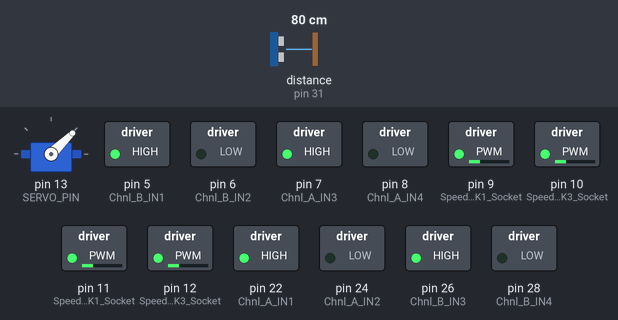
Bench run of a sketch on a simulated Arduino Mega 2560, built with avr-gcc and run on an emulated ATmega2560. Shown: servo, switched loads named in the sketch (green lamp = pin HIGH). The inputs (shaded band) are chosen by the test bench; at power-on: distance to the obstacle (sensor on pin 31) 80 cm. The echo pulse lasts 58.3 µs per cm.

Above: at 1.2 s.
1.3 s: distance to the obstacle (sensor on pin 31) set to 2 cm
At 3.2 s:
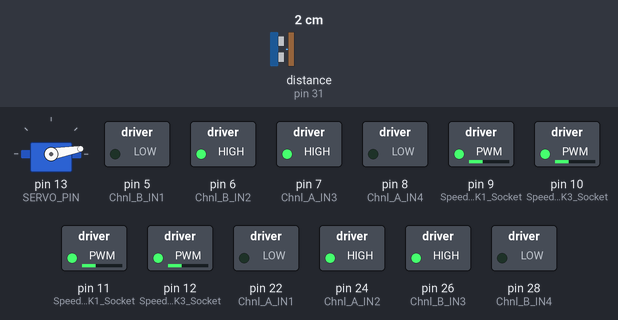
4.3 s: distance to the obstacle (sensor on pin 31) set to 18 cm
7.3 s: distance to the obstacle (sensor on pin 31) set to 22 cm
10.3 s: distance to the obstacle (sensor on pin 31) set to 4 cm
At 12.6 s:
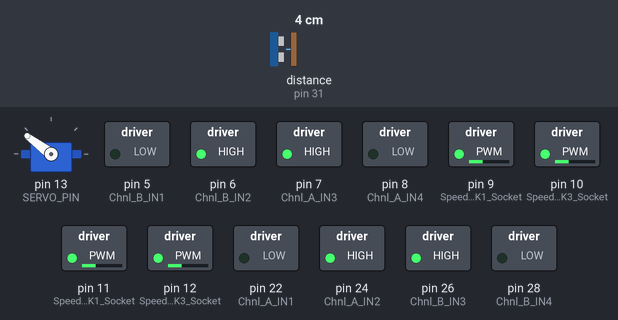
13.3 s: distance to the obstacle (sensor on pin 31) set to 35 cm
At 13.8 s:
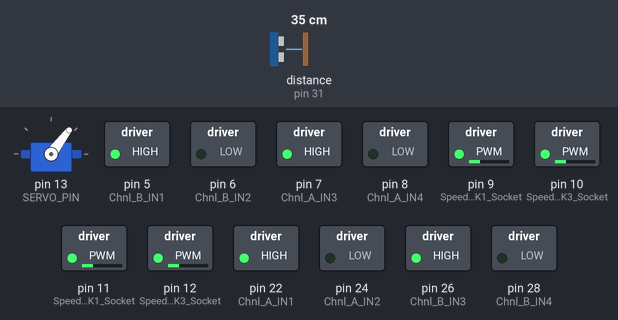
16.3 s: distance to the obstacle (sensor on pin 31) set to 9 cm
At 18.1 s:
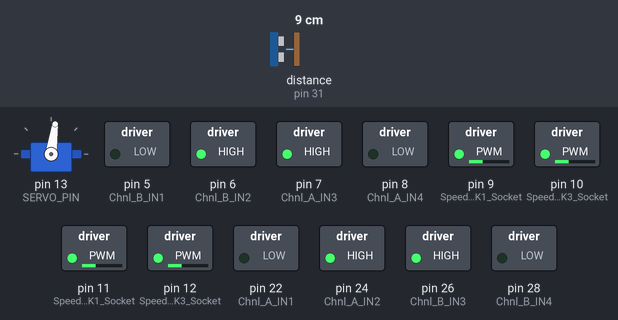
Timing chart, 0 to 24.6 s (numbered marks = the images above; inputs shaded):
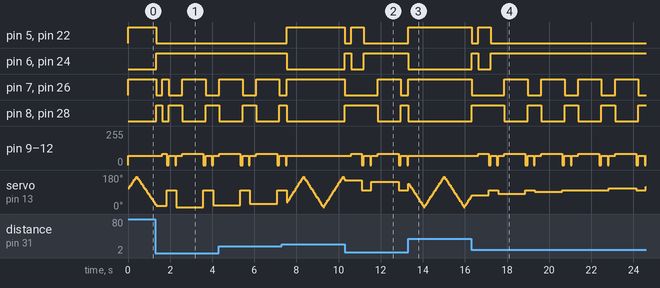

Measured:
- after the input at 1.3 s, pin 5 (Chnl_B_IN1): HIGH → LOW at once; pin 6 (Chnl_B_IN2): LOW → HIGH at once
- after the input at 7.3 s, pin 5 (Chnl_B_IN1), pin 22 (Chnl_A_IN1): LOW → HIGH after 0.24 s; pin 6 (Chnl_B_IN2), pin 24 (Chnl_A_IN2): HIGH → LOW after 0.24 s; pin 9 (Speed_AK1_Socket), pin 10 (Speed_BK3_Socket), pin 11 (Speed_BK1_Socket), pin 12 (Speed_AK3_Socket): goes on until 7.5 s, then stays 70/255
- after the input at 10.3 s, pin 5 (Chnl_B_IN1): HIGH → LOW at once, → HIGH 0.30 s later, → LOW 0.60 s later; pin 6 (Chnl_B_IN2): LOW → HIGH at once, → LOW 0.30 s later, → HIGH 0.60 s later
- after the input at 13.3 s, pin 5 (Chnl_B_IN1), pin 22 (Chnl_A_IN1): LOW → HIGH at once; pin 6 (Chnl_B_IN2), pin 24 (Chnl_A_IN2): HIGH → LOW at once; pin 9 (Speed_AK1_Socket), pin 10 (Speed_BK3_Socket), pin 11 (Speed_BK1_Socket), pin 12 (Speed_AK3_Socket): goes on until 13.3 s, then stays 70/255
- after the input at 16.3 s, pin 5 (Chnl_B_IN1): HIGH → LOW at once, → HIGH 0.30 s later, → LOW 0.60 s later; pin 6 (Chnl_B_IN2): LOW → HIGH at once, → LOW 0.30 s later, → HIGH 0.60 s later

The sketch:

rc_project.ino
```cpp
#include <NewPing.h>
#include <Servo.h>

//motor definitons
#define SPEED 70 //PWM value 0 to 255
#define TURN_SPEED 85 //PWM value 0 to 255

//right side motors
#define Speed_BK1_Socket 11  //BK1 (front right PWM)
#define Chnl_B_IN1 5 //BK1 direction IN1
#define Chnl_B_IN2 6 //BK1 direction IN2

#define Speed_AK1_Socket 9 //AK1 (rear right PWM)
#define Chnl_A_IN1 22 //AK1 direction IN1
#define Chnl_A_IN2 24 //AK1 direction IN2

//left side motors
#define Speed_BK3_Socket 10  //BK3 (front left PWM)
#define Chnl_B_IN3 26 //BK3 direction IN1
#define Chnl_B_IN4 28 //BK3 direction IN2

#define Speed_AK3_Socket 12 //AK3 (rear left PWM)
#define Chnl_A_IN3 7 //AK3 direction IN3
#define Chnl_A_IN4 8 //AK3 direction IN4

//sensor definitions
#define SERVO_PIN 13
#define TRIG_PIN 30
#define ECHO_PIN 31
#define MAX_DISTANCE 200 //cm
#define STOP_DISTANCE 20 //cm
#define CENTER_ANGLE 100

Servo ultrasonicServo;
NewPing sonar(TRIG_PIN, ECHO_PIN, MAX_DISTANCE);

int current_angle = CENTER_ANGLE; //tracks the servo's current position
int sweep_direction = 1; //1 for sweeping right -1 for sweeping left
const int SWEEP_STEP = 9; //sweep speed
const int ANGLE_MIN = 10; //start range
const int ANGLE_MAX = 170; //end range

//state variables
long best_clearance = 0;
int best_path_angle = CENTER_ANGLE;

//function protoypes
void BK1_fwd(int speed);
void BK1_bck(int speed);
void BK3_fwd(int speed);
void BK3_bck(int speed);
void AK1_fwd(int speed);
void AK1_bck(int speed);
void AK3_fwd(int speed);
void AK3_bck(int speed);
void stop_motor();
void move(char direction, int speed);
void goForward(int speed);
void goBackward(int speed);
void pivotLeft(int speed);
void pivotRight(int speed);
long measureDistance();
void handleAvoidance();
void init_GPIO();


//movement primitives

//Front Right Wheel (BK1)
void BK1_fwd(int speed) { digitalWrite(Chnl_B_IN1, HIGH); digitalWrite(Chnl_B_IN2, LOW); analogWrite(Speed_BK1_Socket, speed); }
void BK1_bck(int speed) { digitalWrite(Chnl_B_IN1, LOW); digitalWrite(Chnl_B_IN2, HIGH); analogWrite(Speed_BK1_Socket, speed); }

//Front Left Wheel (BK3)
void BK3_fwd(int speed) { digitalWrite(Chnl_B_IN3, HIGH); digitalWrite(Chnl_B_IN4, LOW); analogWrite(Speed_BK3_Socket, speed); }
void BK3_bck(int speed) { digitalWrite(Chnl_B_IN3, LOW); digitalWrite(Chnl_B_IN4, HIGH); analogWrite(Speed_BK3_Socket, speed); }

//Rear Right Wheel (AK1)
void AK1_fwd(int speed) { digitalWrite(Chnl_A_IN1, HIGH); digitalWrite(Chnl_A_IN2, LOW); analogWrite(Speed_AK1_Socket, speed); }
void AK1_bck(int speed) { digitalWrite(Chnl_A_IN1, LOW); digitalWrite(Chnl_A_IN2, HIGH); analogWrite(Speed_AK1_Socket, speed); }

//Rear Left Wheel (AK3)
void AK3_fwd(int speed) { digitalWrite(Chnl_A_IN3, HIGH); digitalWrite(Chnl_A_IN4, LOW); analogWrite(Speed_AK3_Socket, speed); }
void AK3_bck(int speed) { digitalWrite(Chnl_A_IN3, LOW); digitalWrite(Chnl_A_IN4, HIGH); analogWrite(Speed_AK3_Socket, speed); }

//motor control functions

void stop_motor()
{ //stop all motors immediately
  analogWrite(Speed_AK3_Socket, 0);
  analogWrite(Speed_AK1_Socket, 0);
  analogWrite(Speed_BK3_Socket, 0);
  analogWrite(Speed_BK1_Socket, 0);
}

//moves all 4 wheels
void move(char direction, int speed)
{
  if (direction == 'F')
  {
    BK1_fwd(speed); AK1_fwd(speed); //right side Forward
    BK3_fwd(speed); AK3_fwd(speed); //left side Forward
  }
  else if (direction == 'B')
  {
    BK1_bck(speed); AK1_bck(speed); //right side Backward
    BK3_bck(speed); AK3_bck(speed); //left side Backward
  }
}

void goForward(int speed = SPEED) { move('F', speed); }
void goBackward(int speed = SPEED) { move('B', speed); }

//pivot turn left
void pivotLeft(int speed = TURN_SPEED)
{
  BK1_fwd(speed); AK1_fwd(speed);
  BK3_bck(speed); AK3_bck(speed);
}

//pivot turn right
void pivotRight(int speed = TURN_SPEED)
{
  BK1_bck(speed); AK1_bck(speed);
  BK3_fwd(speed); AK3_fwd(speed);
}

//ultrasonic sensor and servo functions

//reads the distance from the ultrasonic sensor in cm
long measureDistance()
{
  long distance = sonar.ping_cm();
  if (distance == 0) return MAX_DISTANCE;
  return distance;
}

//decision and turning logic based on the continuous sweep data
void handleAvoidance()
{
  //back up for room for turning
  stop_motor();
  goBackward(SPEED);
  delay(300);
  stop_motor();

  const int LEFT_THRESHOLD = 85;   //angle < 85 means path is clearly left of center
  const int RIGHT_THRESHOLD = 115; //angle > 115 means path is clearly right of center

  if (best_clearance <= STOP_DISTANCE)
  {
    //everything is blocked
    pivotRight(TURN_SPEED);
    delay(1000);
    stop_motor();
  }
  else
  {
    //does turn based on the best path found during the continuous sweep
    //if best path is to the left (angle < 85)
    if (best_path_angle < LEFT_THRESHOLD)
    {
      pivotLeft(TURN_SPEED);
      delay(500);
      stop_motor();
    //if best path is to the right (angle > 115)
    }
    else if (best_path_angle > RIGHT_THRESHOLD)
    {
      Serial.println("Turning Right (Path to the Right)");
      pivotRight(TURN_SPEED);
      delay(500);
      stop_motor();
    //if best path is straight ahead (between 85 to 115)
    }
    else
    {
      pivotRight(TURN_SPEED); //does a small turn to break any symmetry
      delay(200);
      stop_motor();
    }
  }

  //scan one more time before moving
  ultrasonicServo.write(CENTER_ANGLE); //center the sensor
  delay(100);

  long post_turn_distance = measureDistance();

  //if the new path is still blocked we just re-evaluation
  if (post_turn_distance > 0 && post_turn_distance <= STOP_DISTANCE)
  {
      goBackward(SPEED);
      delay(300);
      stop_motor();
  }

  //reset best path variables and flag
  best_clearance = 0;
  best_path_angle = CENTER_ANGLE;
}

//pins initialize
void init_GPIO()
{
  //motor direction pins
  pinMode(Chnl_A_IN1, OUTPUT); pinMode(Chnl_A_IN2, OUTPUT);
  pinMode(Chnl_A_IN3, OUTPUT); pinMode(Chnl_A_IN4, OUTPUT);
  pinMode(Chnl_B_IN1, OUTPUT); pinMode(Chnl_B_IN2, OUTPUT);
  pinMode(Chnl_B_IN3, OUTPUT); pinMode(Chnl_B_IN4, OUTPUT);
  //motor speed (PWM) pins
  pinMode(Speed_AK1_Socket, OUTPUT); pinMode(Speed_AK3_Socket, OUTPUT);
  pinMode(Speed_BK1_Socket, OUTPUT); pinMode(Speed_BK3_Socket, OUTPUT);
  stop_motor();

  //servo setup
  ultrasonicServo.attach(SERVO_PIN);
  ultrasonicServo.write(CENTER_ANGLE);

  current_angle = CENTER_ANGLE;
  sweep_direction = 1;
  best_clearance = MAX_DISTANCE;
  best_path_angle = CENTER_ANGLE;

  //debugging
  //Serial.begin(9600);
}

void setup()
{
  init_GPIO();
  //Serial.println("autonomous car initialized");
}

void loop()
{
  //have continuous servo sweep and distance measuring

  //update servo angle
  current_angle += (sweep_direction * SWEEP_STEP);

  // check boundary conditions and reverse direction if needed
  if (current_angle >= ANGLE_MAX)
  {
    current_angle = ANGLE_MAX;
    sweep_direction = -1;

  }
  else if (current_angle <= ANGLE_MIN)
  {
    current_angle = ANGLE_MIN;
    sweep_direction = 1;

    // Reset best path variables flags
    best_clearance = 0;
    best_path_angle = CENTER_ANGLE;
  }

  //move the servo
  ultrasonicServo.write(current_angle);

  //take distance at the current angle
  long distance_cm = measureDistance();

  //update bet path if the current spot is clearer
  if (distance_cm > best_clearance) {
    best_clearance = distance_cm;
    best_path_angle = current_angle;
  }

  //check for obstacle threshold
  if (distance_cm > 0 && distance_cm <= STOP_DISTANCE) {
    // obstaclee detected and stop and turn immediately.
    handleAvoidance();

  }
  else
  {
    //roam forward
    goForward(SPEED);
  }

  delay(50);
}
```
